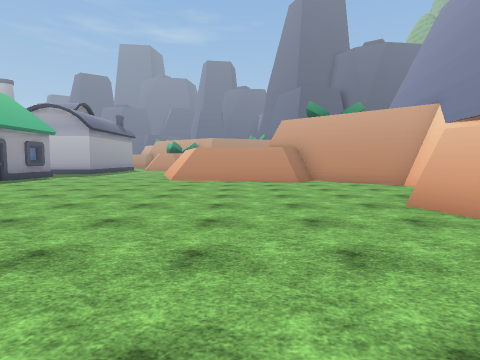
[1] (above)

24 first-person views from a walk through a 3-D level made in the Unity game engine. The camera is 1.5 m above the floor, tilts 4° down and sees 80° across. The floor is counted in squares, 2 m on a side. Each view is taken from the middle of a square. On the plan, view 1 faces up. The plan holds only what a view shows up to about 10 squares ahead; the rest is blank. The place goes on beyond the plan. The player character is not drawn. Some surface patterns are stand-ins.

[2]
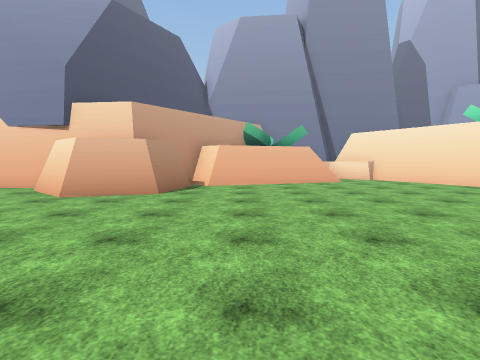

[3]
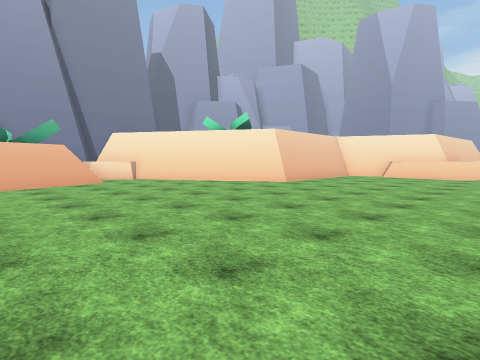

[4]
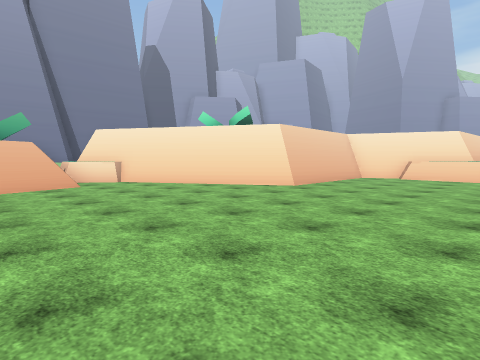

[5]
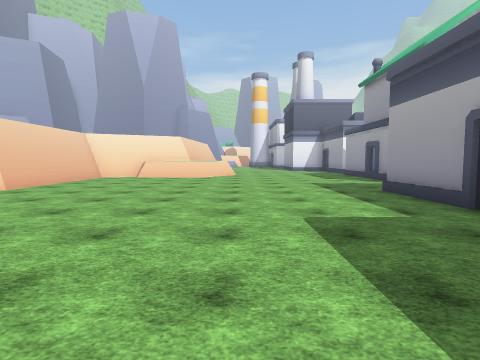

[6]
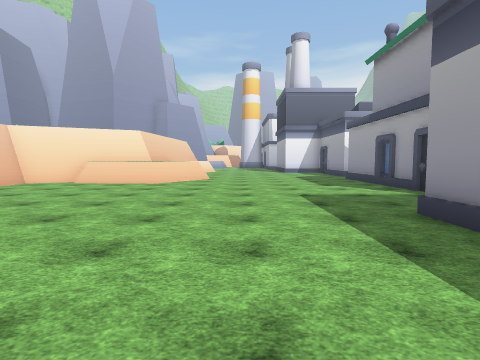

[7]
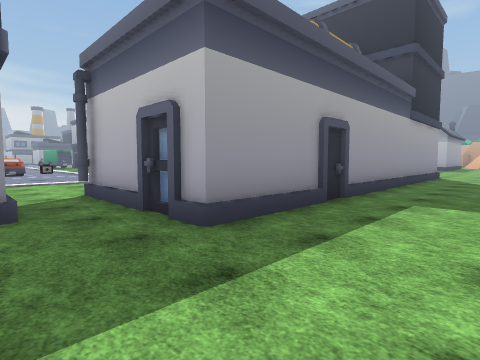

[8]
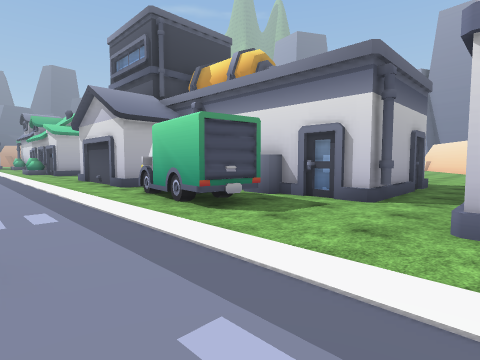

[9]
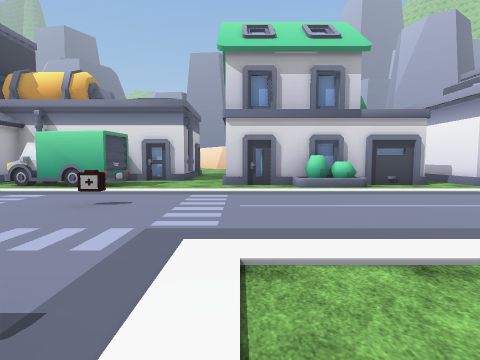

[10]
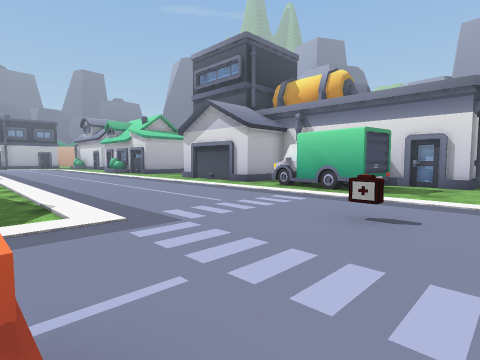

[11]
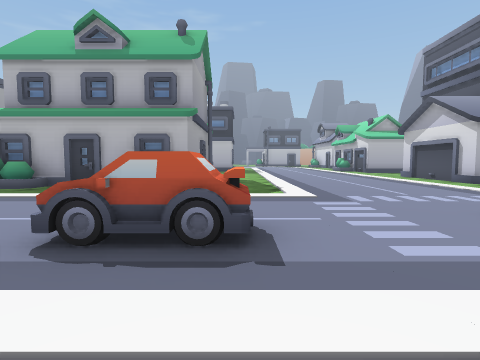

[12]
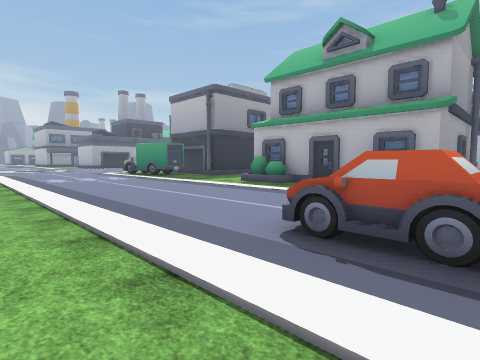

[13]
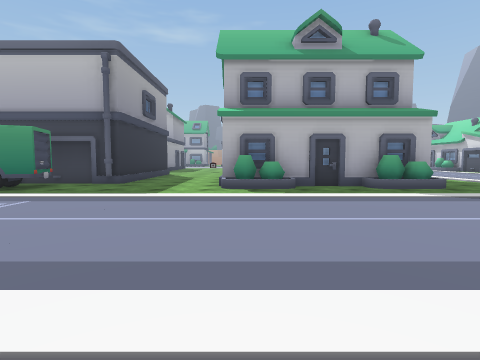

[14]
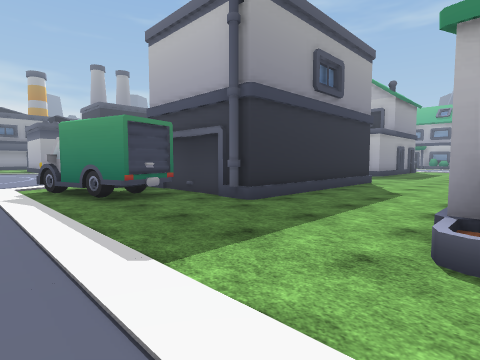

[15]
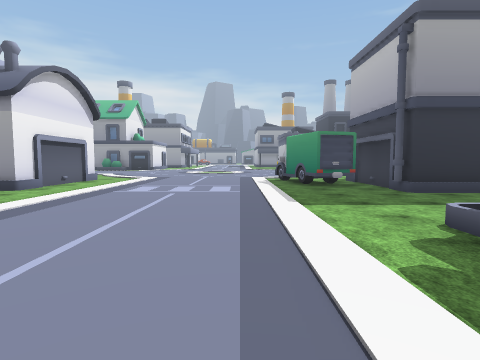

[16]
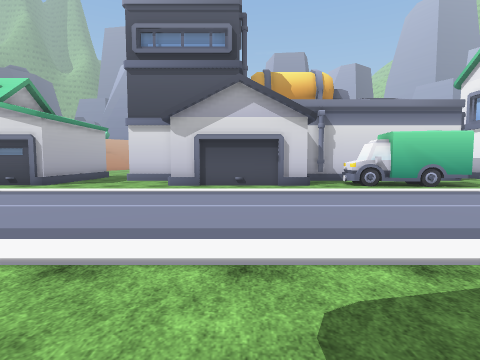

[17]
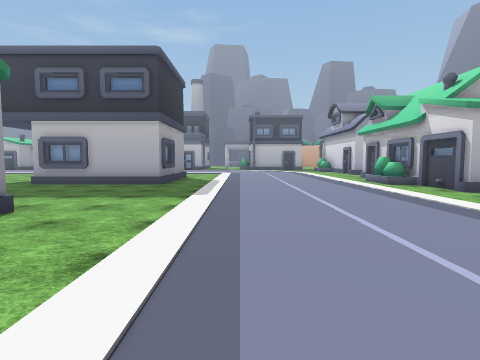

[18]
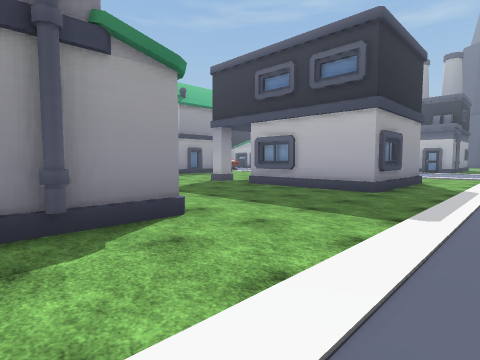

[19]
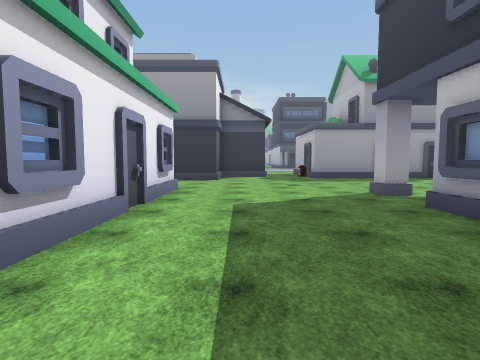

[20]
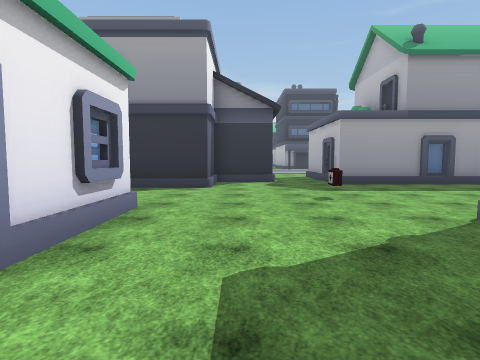

[21]
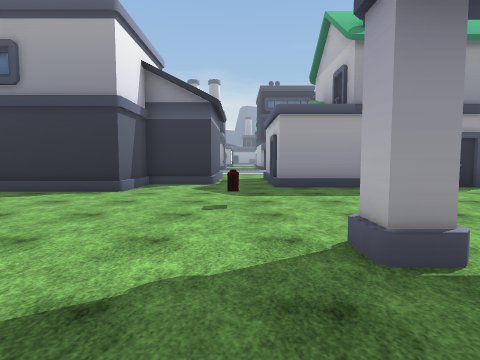

[22]
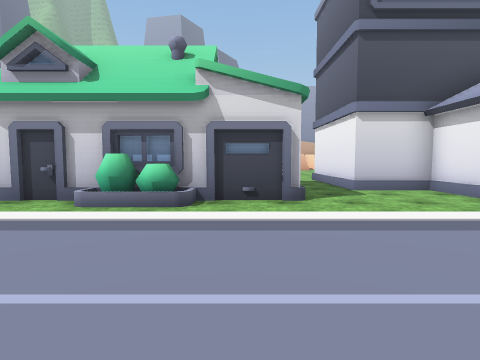

[23]
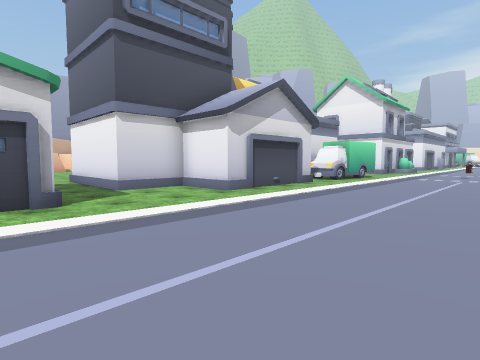

[24]
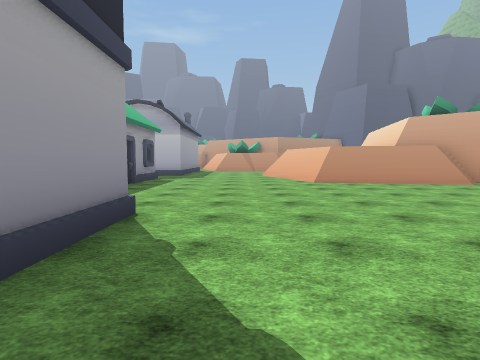

### Floor plan
Key: @ floor where view 1 was taken; # wall or solid block; . floor; / step, stairs or slope; = window, fence, low wall or low ledge; ^ raised ledge; O other object.
Columns run from 34 left of view 1 to 9 right of it. Each row starts with its distance up from view 1.
 11   #.....     O..   ../O   ......####
 10   #......    O.......OO   .......=#####
  9  O#.....O.OOOO.......OO   ............##
  8 .....O................O   .............#
  7 OO....................OO   ............#
  6  O....................................##
  5  OOO....................OOOO.........##
  4    O...OO##OO...........   O.........##
  3    #...     OO........OO   O..........###
  2    #...     O.........     O... ........#
  1    #...O    O.........     #.. .........##
  0    O...     O ........     #.. ...@.....##
 -1 ##OO...     O ........OO   #.............#
 -2  O.....OO##OO.........OO   #.............#
 -3 OOO..................OOO   #...............^
 -4 ............. .......OOO   #..............#
 -5 ............  .......OOO   #............###
 -6 ............  ..........#  #...........##
 -7 .............OO...O.....####.........###
 -8 .....................................#
 -9 ......................OOOO...........#
-10 .....  . .............O   ...........#
-11 ##O.           ......OO   ...........#
-12                 .....OO   .......==..#
-13                  .....#   ......=^^^##
-14                    ...#

Positions as (right, up) in squares from view 1, and headings:
1: (0, 0), facing up
2: (-3, 1), facing right
3: (-3, 1), facing down-right
4: (-2, 0), facing down-right
5: (-3, 0), facing down
6: (-4, -3), facing down
7: (-4, -9), facing up-left
8: (-16, -9), facing up-right
9: (-21, -9), facing right
10: (-20, -8), facing up-right
11: (-20, -10), facing up
12: (-20, -10), facing up-left
13: (-27, -10), facing up
14: (-27, -5), facing up-left
15: (-24, -5), facing left
16: (-21, 1), facing right
17: (-18, 0), facing up
18: (-18, 2), facing up-left
19: (-20, 6), facing left
20: (-23, 6), facing left
21: (-24, 8), facing left
22: (-18, 8), facing right
23: (-18, 8), facing down-right
24: (-5, 1), facing up
